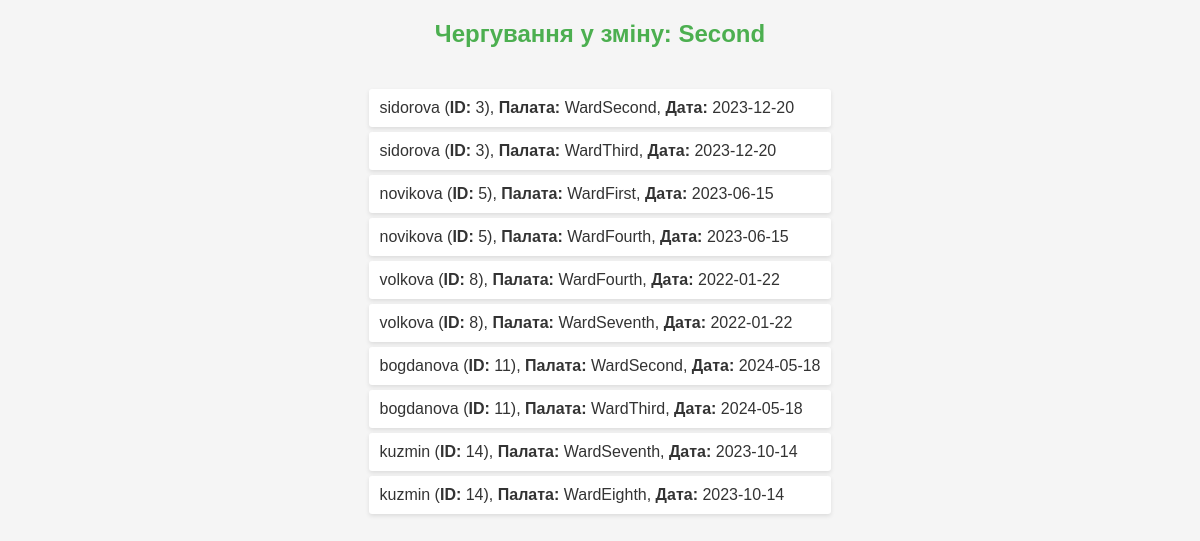
Page /shift_duties.php?shift=Second on the committed database.
### tables this page shows
CREATE TABLE `nurse` (
  `id_nurse` int NOT NULL,
  `name` text NOT NULL,
  `date` date NOT NULL,
  `department` int NOT NULL,
  `shift` text NOT NULL
);

CREATE TABLE `ward` (
  `id_ward` int NOT NULL,
  `name` text NOT NULL
);

### shift_duties.php (the view, shortened to what this page needs)
<?php
include("connect.php");
?>
<!DOCTYPE html>
<html>
<head>
    <link rel="stylesheet" href="index.css">
</head>
<body>
    <?php
    try {
        $shift = $_GET['shift'];
        $stmt = $dbh->prepare('
            SELECT n.id_nurse, n.name, w.name AS ward_name, n.date
            FROM nurse n
            JOIN nurse_ward nw ON n.id_nurse = nw.fid_nurse
            JOIN ward w ON nw.fid_ward = w.id_ward
            WHERE n.shift = :shift
        ');
        $stmt->bindValue(":shift", $shift);
        $stmt->execute();
        $duties = $stmt->fetchAll();
        echo "<h2>Чергування у зміну: $shift</h2>";
        if ($duties) {
            echo "<ul>";
            foreach ($duties as $duty) {
                echo "<li>{$duty['name']} (<b>ID:</b> {$duty['id_nurse']}), <b>Палата:</b> {$duty['ward_name']}, <b>Дата:</b> {$duty['date']}</li>";
            }
            echo "</ul>";
        } else {
            echo "<p>У цю зміну немає чергувань.</p>";
        }
    } catch (PDOException $e) {
        echo 'Помилка: ' . $e->getMessage();
    }
    ?>
</body>
</html>

### index.css (style rules this page uses)
body { font-family: Arial, sans-serif; background-color: #f5f5f5; margin: 0; padding: 0; display: flex; flex-direction: column; align-items: center; color: #333; }
h1, h2 { color: #4caf50; }
ul { list-style-type: none; padding: 0; }
li { background: #fff; margin: 5px 0; padding: 10px; border-radius: 3px; box-shadow: 0 2px 4px rgba(0, 0, 0, 0.1); }

### rows in the picture
nurse: name "sidorova", id_nurse "3", ward.name "WardSecond", date "2023-12-20", ward.name "WardThird"
nurse: name "novikova", id_nurse "5", ward.name "WardFirst", date "2023-06-15", ward.name "WardFourth"
nurse: name "volkova", id_nurse "8", ward.name "WardFourth", date "2022-01-22", ward.name "WardSeventh"
nurse: name "bogdanova", id_nurse "11", ward.name "WardSecond", date "2024-05-18", ward.name "WardThird"
nurse: name "kuzmin", id_nurse "14", ward.name "WardSeventh", date "2023-10-14", ward.name "WardEighth"

### other values in the picture
$shift "Second"
